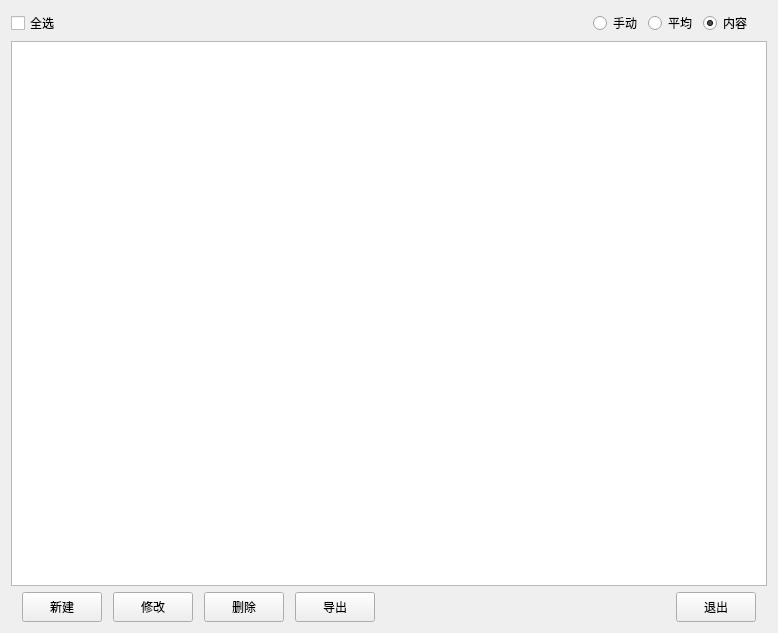
<?xml version="1.0" encoding="UTF-8"?>
<ui version="4.0">
 <class>FormMaterManager</class>
 <widget class="QWidget" name="FormMaterManager">
  <property name="geometry">
   <rect>
    <x>0</x>
    <y>0</y>
    <width>778</width>
    <height>633</height>
   </rect>
  </property>
  <property name="windowTitle">
   <string>物料管理</string>
  </property>
  <layout class="QGridLayout" name="gridLayout">
   <item row="0" column="0">
    <layout class="QHBoxLayout" name="horizontalLayout">
     <property name="rightMargin">
      <number>15</number>
     </property>
     <item>
      <widget class="QCheckBox" name="checkBox_check_all">
       <property name="text">
        <string>全选</string>
       </property>
      </widget>
     </item>
     <item>
      <spacer name="horizontalSpacer_2">
       <property name="orientation">
        <enum>Qt::Horizontal</enum>
       </property>
       <property name="sizeHint" stdset="0">
        <size>
         <width>40</width>
         <height>20</height>
        </size>
       </property>
      </spacer>
     </item>
     <item>
      <widget class="QRadioButton" name="radioButton_manu">
       <property name="text">
        <string>手动</string>
       </property>
      </widget>
     </item>
     <item>
      <widget class="QRadioButton" name="radioButton_ave">
       <property name="text">
        <string>平均</string>
       </property>
       <property name="checked">
        <bool>false</bool>
       </property>
      </widget>
     </item>
     <item>
      <widget class="QRadioButton" name="radioButton_content">
       <property name="text">
        <string>内容</string>
       </property>
       <property name="checked">
        <bool>true</bool>
       </property>
      </widget>
     </item>
    </layout>
   </item>
   <item row="1" column="0">
    <widget class="M_TableWidget" name="tableWidget"/>
   </item>
   <item row="2" column="0">
    <layout class="QHBoxLayout" name="horizontalLayout_2">
     <property name="spacing">
      <number>11</number>
     </property>
     <property name="leftMargin">
      <number>11</number>
     </property>
     <property name="rightMargin">
      <number>11</number>
     </property>
     <item>
      <widget class="QPushButton" name="pushButton_new">
       <property name="minimumSize">
        <size>
         <width>0</width>
         <height>30</height>
        </size>
       </property>
       <property name="maximumSize">
        <size>
         <width>16777215</width>
         <height>80</height>
        </size>
       </property>
       <property name="text">
        <string>新建</string>
       </property>
      </widget>
     </item>
     <item>
      <widget class="QPushButton" name="pushButton_mod">
       <property name="minimumSize">
        <size>
         <width>0</width>
         <height>30</height>
        </size>
       </property>
       <property name="maximumSize">
        <size>
         <width>16777215</width>
         <height>80</height>
        </size>
       </property>
       <property name="text">
        <string>修改</string>
       </property>
      </widget>
     </item>
     <item>
      <widget class="QPushButton" name="pushButton_del">
       <property name="minimumSize">
        <size>
         <width>0</width>
         <height>30</height>
        </size>
       </property>
       <property name="maximumSize">
        <size>
         <width>16777215</width>
         <height>80</height>
        </size>
       </property>
       <property name="text">
        <string>删除</string>
       </property>
      </widget>
     </item>
     <item>
      <widget class="QPushButton" name="pushButton_export">
       <property name="minimumSize">
        <size>
         <width>0</width>
         <height>30</height>
        </size>
       </property>
       <property name="maximumSize">
        <size>
         <width>80</width>
         <height>16777215</height>
        </size>
       </property>
       <property name="text">
        <string>导出</string>
       </property>
      </widget>
     </item>
     <item>
      <spacer name="horizontalSpacer">
       <property name="orientation">
        <enum>Qt::Horizontal</enum>
       </property>
       <property name="sizeHint" stdset="0">
        <size>
         <width>40</width>
         <height>20</height>
        </size>
       </property>
      </spacer>
     </item>
     <item>
      <widget class="QPushButton" name="pushButton_exit">
       <property name="minimumSize">
        <size>
         <width>0</width>
         <height>30</height>
        </size>
       </property>
       <property name="maximumSize">
        <size>
         <width>80</width>
         <height>16777215</height>
        </size>
       </property>
       <property name="text">
        <string>退出</string>
       </property>
      </widget>
     </item>
    </layout>
   </item>
  </layout>
 </widget>
 <customwidgets>
  <customwidget>
   <class>M_TableWidget</class>
   <extends>QTableWidget</extends>
   <header location="global">m_tablewidget.h</header>
  </customwidget>
 </customwidgets>
 <resources/>
 <connections/>
</ui>
